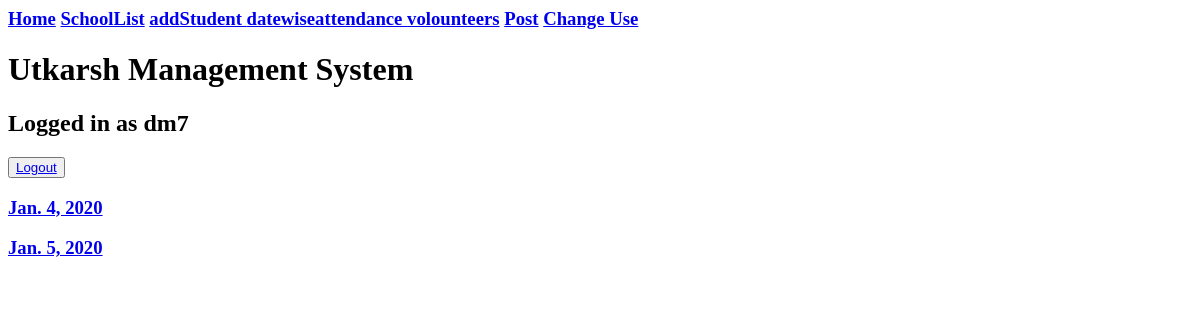
The page /utkarsh/date/list (signed in) on the database as committed earlier.
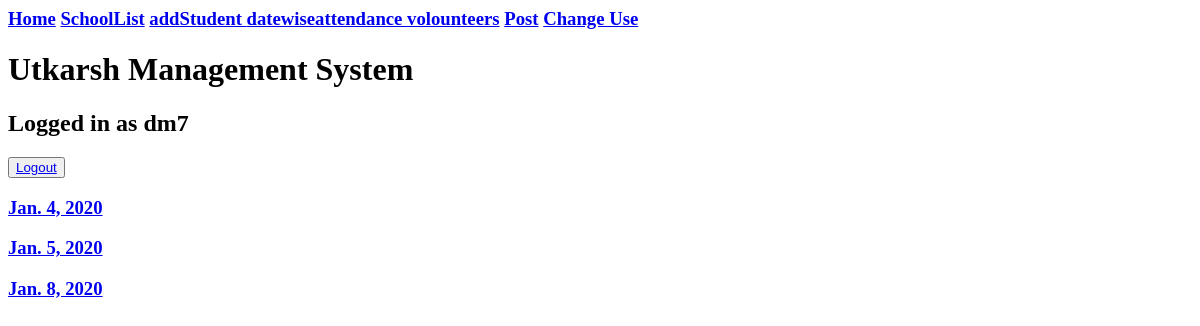
The same page on the database as committed later.
### attendance/models.py (models this page shows)
class Date(models.Model):
    date_today=models.DateField()
    subject=models.CharField(choices=subject_choices,max_length=20,default='Maths')

### attendance/views.py (the view)
# urls.py: path('date/list',views.list_dates,name='list_dates'),
@login_required
def list_dates(request):
    dates_list=Date.objects.all()
    context={}
    context['dates_list']=dates_list
    return render(request,'dates.html',context)

### attendance/templates/dates.html
{% extends 'base.html'%}
{% block content%}
{% for date in dates_list%}
<h3><a href={% url 'day_attendance' date.id %}>{{date.date_today}}</a></h3>
{% endfor%}
{% endblock%}

Rows that differ between the two databases and show on the page:
added Date: date_today "Jan. 8, 2020"
